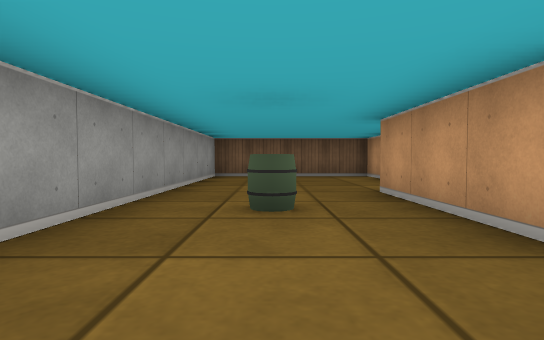
View 1 (above)

13 first-person views from a walk through a cub3D maze. The camera is about half as high as the walls, tilts 2° down and sees 80° across. The floor is counted in squares. Each view is taken from the middle of a square. On the plan, view 1 faces up. The plan holds only what a view shows up to about 9 squares ahead; the rest is blank.

View 2
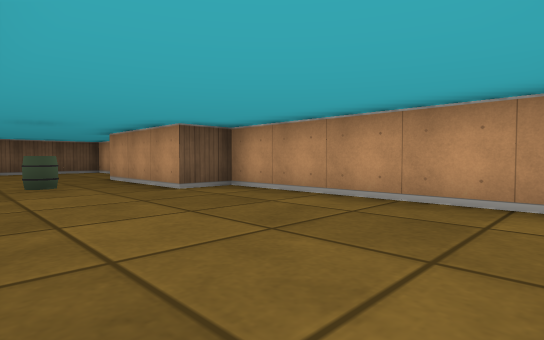

View 3
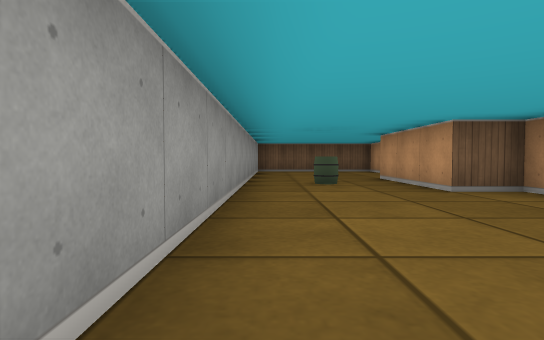

View 4
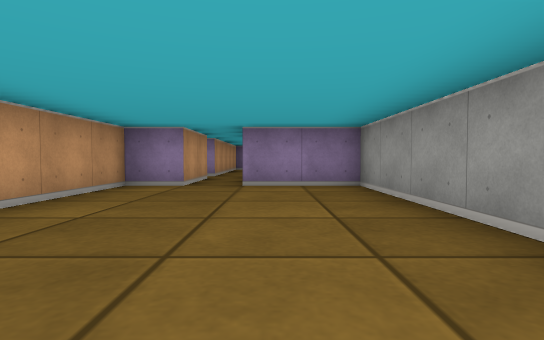

View 5
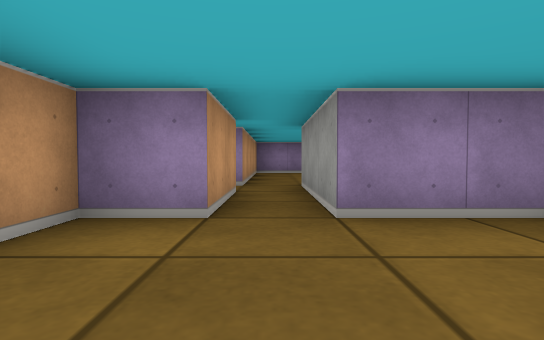

View 6
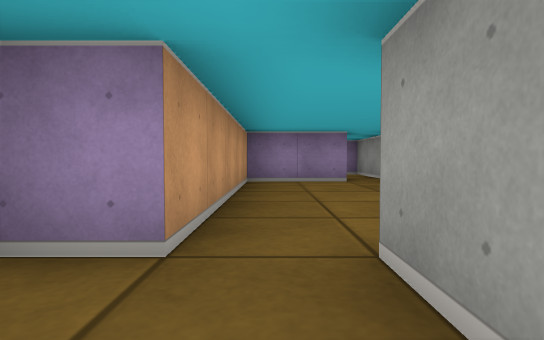

View 7
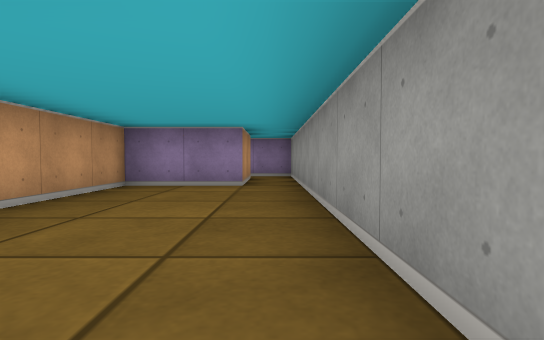

View 8
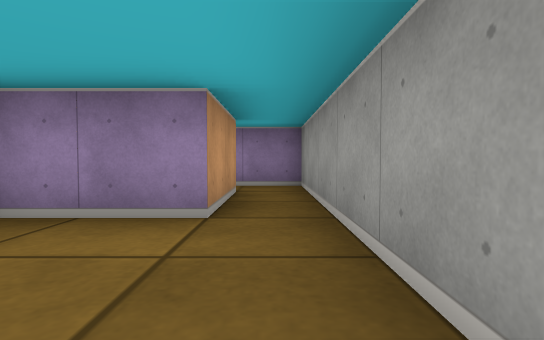

View 9
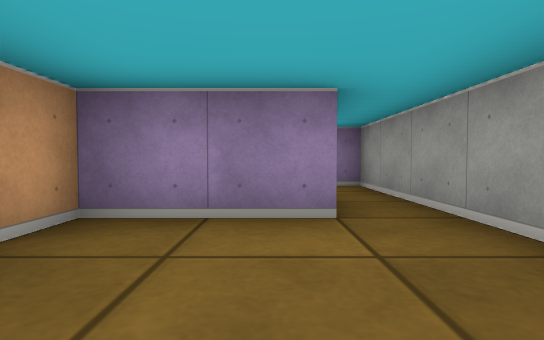

View 10
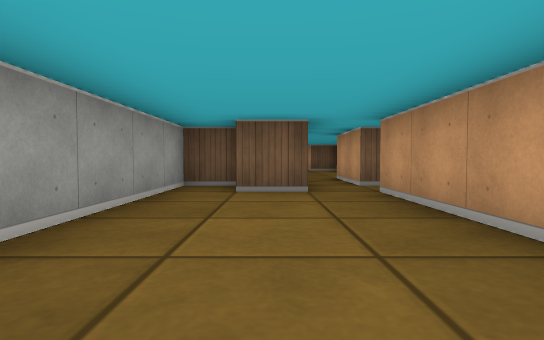

View 11
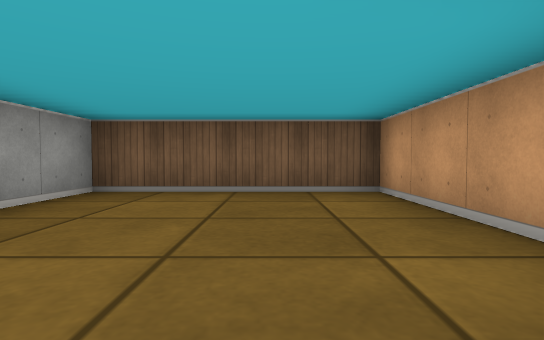

View 12
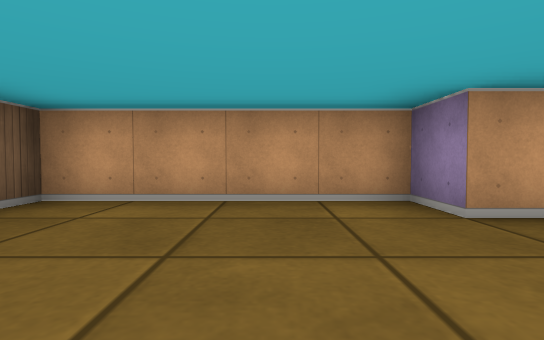

View 13
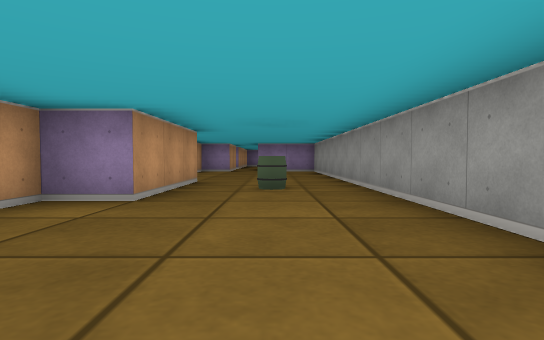

### Floor plan
Points are (right, up) in squares from view 1. A wall is a line through its corners. A room is listed if a view was taken in it or the views show most of it. See-through windows are left out.
Room 1 (views 1, 2, 3, 4, 5, 11, 12, 13)
walls: (1.5, -3.5) (2.5, -3.5) (2.5, 1.5) (1.5, 1.5) (1.5, 4.5) (2.5, 4.5) (2.5, 8.5) (-1.5, 8.5) (-1.5, -3.5) (0.5, -3.5)
ways out: opening at (1, -3) to room 2
objects: barrel (0, 3)
Room 2 (view 6)
walls: (1.5, -5.5) (1.5, -3.5); (0.5, -3.5) (0.5, -6.5); (1.5, -6.5) (2.4, -6.5)
ways out: opening at (1, -3) to room 1; opening at (1, -7) to room 3
Room 3 (views 7, 8, 9, 10)
walls: (0.5, -6.5) (-0.5, -6.5); (-0.5, -5.5) (-1.5, -5.5) (-1.5, -13.5); (-0.5, -13.5) (-0.5, -11.5) (1.5, -11.5) (1.5, -6.5)
ways out: opening at (1, -7) to room 2; opening at (-1, -12.5)

Where each view was taken, in squares from view 1:
view 1: 0 up, 0 right, facing up
view 2: 3 down, 1 left, facing up-right
view 3: 3 down, 1 left, facing up
view 4: 2 up, 0 right, facing down
view 5: 1 down, 1 right, facing down
view 6: 5 down, 1 right, facing down
view 7: 6 down, 1 left, facing down
view 8: 9 down, 1 left, facing down
view 9: 9 down, 0 right, facing down
view 10: 11 down, 0 right, facing up
view 11: 4 up, 1 right, facing up
view 12: 6 up, 1 left, facing right
view 13: 8 up, 0 right, facing down
